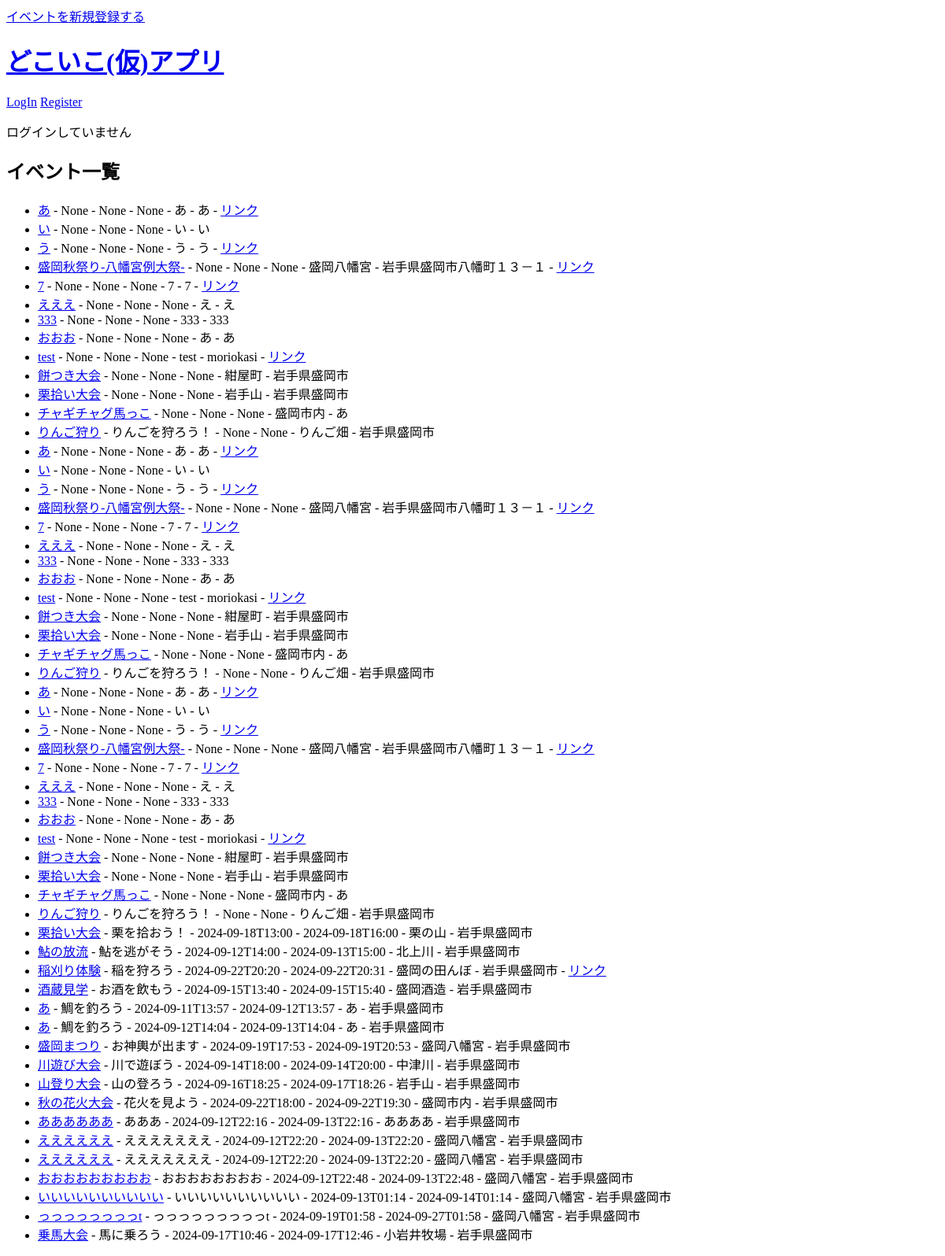
Before: / with the older database file.
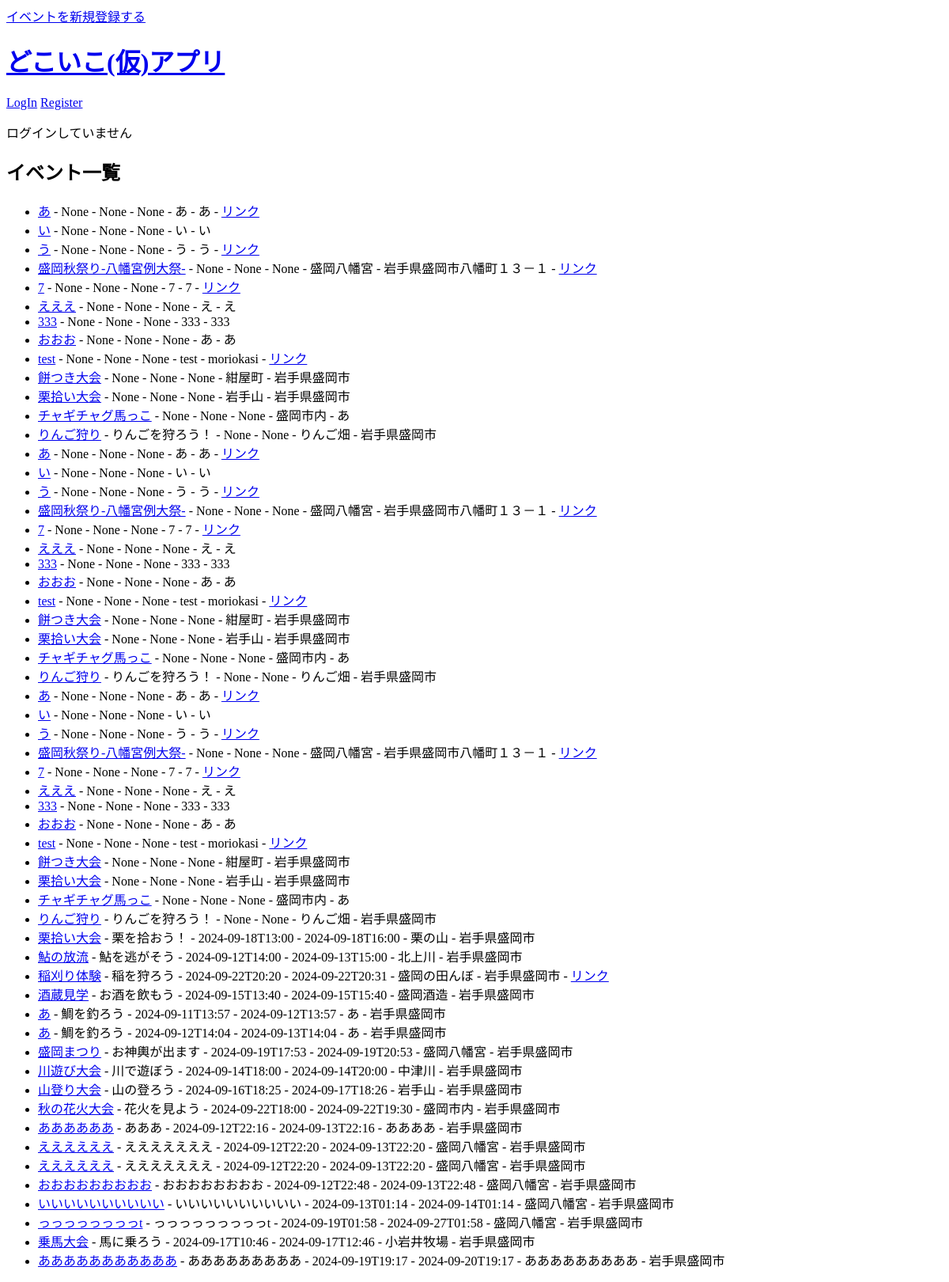
After: the same page with the newer database file.
### config.py (models this page shows, shortened)
class Event(Model):
    name = CharField()
    content = TextField(null=True)
    start_date = DateTimeField(null=True)
    end_date = DateTimeField(null=True)
    place = CharField()
    address = CharField()
    url = CharField(null=True)
    image = CharField(null=True)  # 画像ファイル名を保存するフィールド
    class Meta:
        database = db
        table_name = "events"

### app.py (the view)
@app.route("/", methods=["GET", "POST"])
def index():  # データベースからすべてのイベントを取得
    events = Event.select()
    return render_template("index.html", events=events)

### templates/index.html (shortened to what this page needs)
<!DOCTYPE html>
<html lang="ja">
<head>
    <a href="{{ url_for('create_events') }}">イベントを新規登録する</a>
</head>
<body>
   <div class="page">
       <h1><a href="{{ url_for('index') }}">どこいこ(仮)アプリ</a></h1>
       <div class="metanav">
           {% if not current_user.is_authenticated %}
               <a href="{{ url_for('user_bp.login') }}">LogIn</a>
               <a href="{{ url_for('user_bp.register') }}">Register</a>
           {% else %}
               <a href="{{ url_for('user_bp.logout') }}">LogOut</a>
           {% endif %}
       </div>
    {% if current_user.is_authenticated %}
        <p>{{ current_user.name }} さんこんにちは</p>
    {% else %}
        <p>ログインしていません</p>
    {% endif %}
    <h2>イベント一覧</h2>
    <ul>
        {% for event in events %}
        <li>
            <a href="{{ url_for('event_detail', event_id=event.id) }}">{{ event.name }}</a>
            - {{ event.content }}
            - {{ event.start_date }}
            - {{ event.end_date }}
            - {{ event.place }}
            - {{ event.address }}
            {% if event.url %}
            - <a href="{{ event.url }}" target="_blank">リンク</a>
            {% endif %}
        </li>
        {% endfor %}
    </ul>
</body>
</html>

Changed rows visible on the page:
added Event: name "あああああああああああ", content "あああああああああ", start_date "2024-09-19T19:17", end_date "2024-09-20T19:17", place "あああああああああ", address "岩手県盛岡市"
